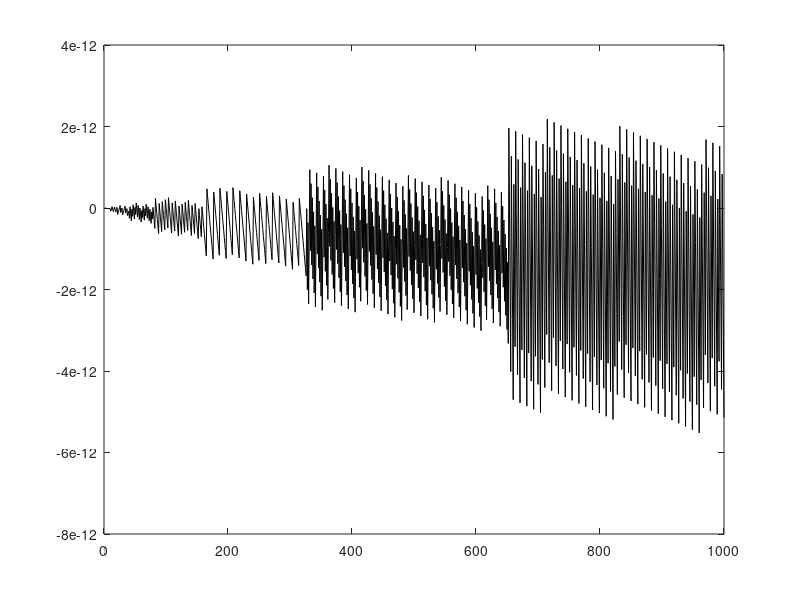

The MATLAB script that drew this image:
%for t = 1:1000;%min 10;max 700;mean 300
%    A = 10;%amplitude, is the peak deviation
%    f = 0.01;%ordinary frequency, number of cycles that occur each second of time
%    sig = 0;%the phase
%    y(t,2) = A*sin(2*pi*f*t + sig) + A;
%    y(t,1) = t;
%end
%plot(y(:,1),y(:,2),'k')

for t = 1:1000;%min 10;max 700;mean 300
    A = 4;%amplitude, is the peak deviation
    f = 2;%ordinary frequency, number of cycles that occur each second of time
    sig = 0;%the phase
    y(t,2) = A*sin(2*pi*f*t + sig);
    y(t,1) = t;
end
plot(y(:,1),y(:,2),'k')
